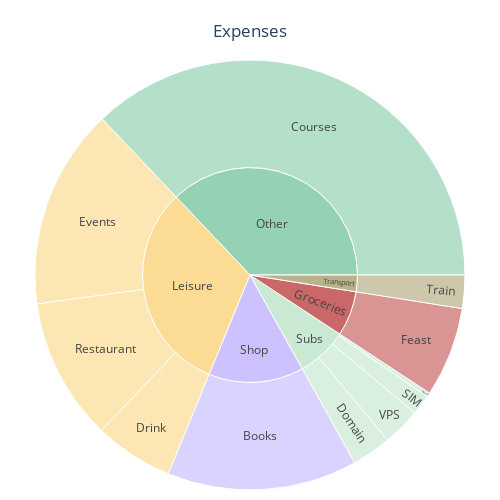

Source (notebook cell):
### Code cell
df_expenses = FinCalc.calc_expenses(df_year_cashflow[ df_year_cashflow.index.month == 12 ])
df_expenses["Qty"] = df_expenses.Qty.abs() # sunburst does not understand negative values
fig = FinPlot.plot_expenses_donut(df_expenses)
fig.show()

### Figure 1 — Plotly figure (JSON) as saved in the notebook; plotly's stock layout.template omitted (floating-point values rounded to 4 significant figures)
{"data": [{"branchvalues": "total", "customdata": [["Other"], ["Shop"], ["Subs"], ["Leisure"], ["Subs"], ["Groceries"], ["Leisure"], ["Leisure"], ["Transport"], ["Subs"], ["Leisure"], ["Groceries"], ["Subs"], ["Other"], ["Shop"], ["Subs"], ["Transport"]], "domain": {"x": [0, 1], "y": [0, 1]}, "hovertemplate": "labels=%{label}<br>Qty=%{value}<br>parent=%{parent}<br>id=%{id}<br>Category=%{customdata[0]}<extra></extra>", "ids": ["Other", "Shop/Books", "Subs/Domain", "Leisure/Restaurant", "Subs/VPS", "Groceries", "Leisure", "Leisure/Drink", "Transport/Train", "Subs/Bank", "Leisure/Events", "Groceries/Feast", "Subs/SIM", "Other/Courses", "Shop", "Subs", "Transport"], "labels": ["Other", "Books", "Domain", "Restaurant", "VPS", "Groceries", "Leisure", "Drink", "Train", "Bank", "Events", "Feast", "SIM", "Courses", "Shop", "Subs", "Transport"], "marker": {"colors": ["#95D2B3", "#CDC1FF", "#C9E9D2", "#FCDC94", "#C9E9D2", "#C96868", "#FCDC94", "#FCDC94", "#B9B28A", "#C9E9D2", "#FCDC94", "#C96868", "#C9E9D2", "#95D2B3", "#CDC1FF", "#C9E9D2", "#B9B28A"]}, "name": "", "parents": ["", "Shop", "Subs", "Leisure", "Subs", "", "", "Leisure", "Transport", "Subs", "Leisure", "Groceries", "Subs", "Other", "", "", ""], "type": "sunburst", "values": [121.7, 46.94, 9.76, 35.15, 9.33, 22.19, 104.2, 19.5, 8.2, 1, 49.5, 22.19, 5, 121.7, 46.94, 25.09, 8.2]}], "layout": {"height": 500, "legend": {"tracegroupgap": 0}, "margin": {"b": 10, "l": 10, "r": 10, "t": 60}, "title": {"text": "Expenses", "x": 0.5, "y": 0.95}, "width": 500}}
